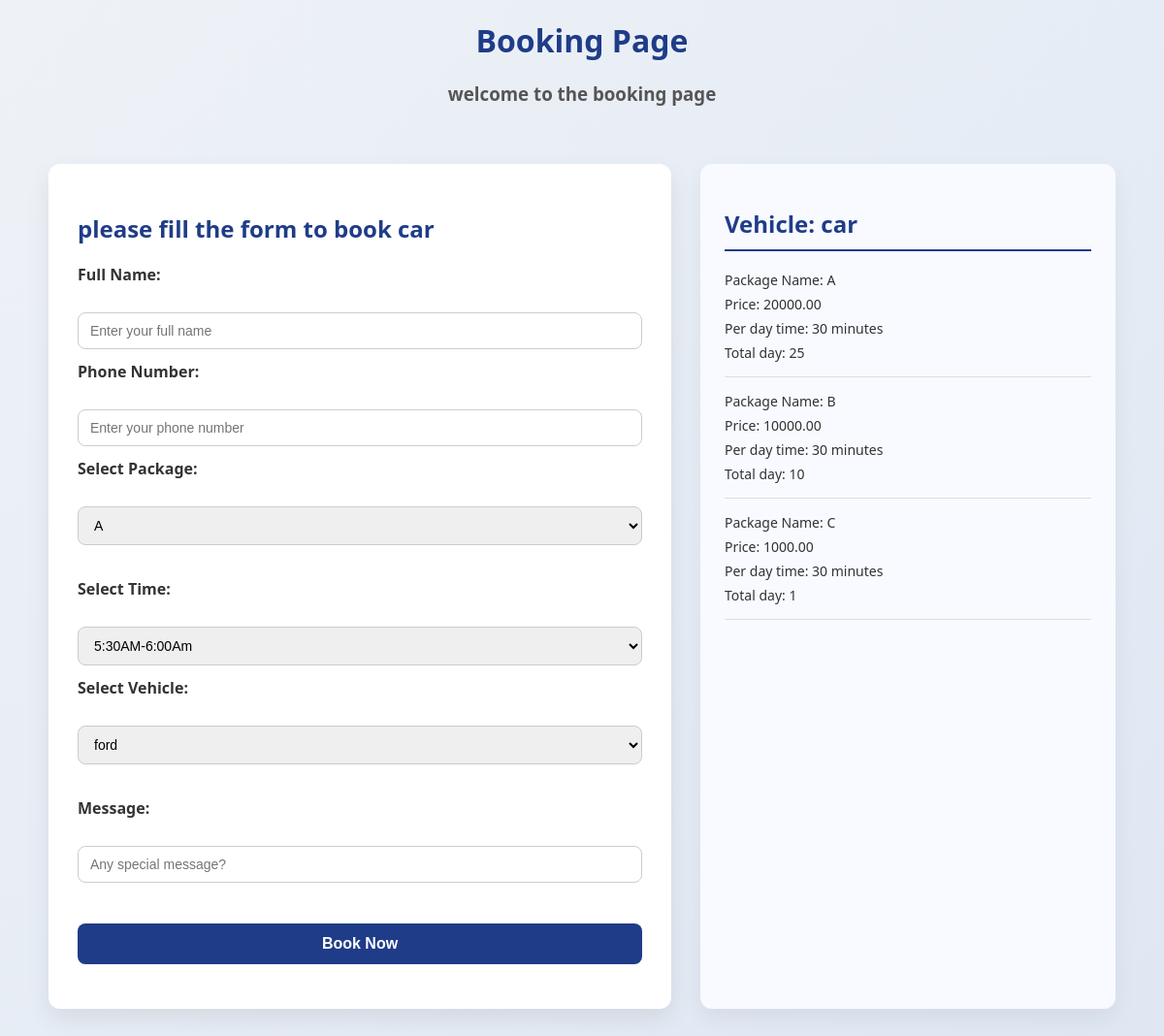
Page /booking/?vehicle=1&type=car on the committed database.
### base/models.py (models this page shows, shortened)
class Catogery(models.Model):
    name = models.CharField(max_length=100)

class Package(models.Model):
    vehicle=models.ForeignKey(Catogery, on_delete=models.CASCADE)
    package_name=models.CharField(max_length=200)
    price=models.DecimalField(max_digits=10, decimal_places=2)
    time=models.CharField(max_length=100)
    duration_days=models.IntegerField()

### base/views.py (the view, shortened to what this page needs)
# urls.py: path('booking/',views.booking, name='booking'),
def booking(request):
    selected_vehicle_id = request.GET.get('vehicle')
    selected_vehicle_name = request.GET.get('type')
    packages = Package.objects.filter(vehicle__name=selected_vehicle_name)
    vehicles = Vehicle.objects.filter(catogery__name=selected_vehicle_name)
    active_booked_timeslot_ids = Booking.objects.filter(
        is_active=True,
        vehicle_id=selected_vehicle_id
    ).values_list('trial_time__time_id', flat=True)
    available_trial_times = Timeslot.objects.exclude(
        id__in=active_booked_timeslot_ids
    )
    return render(request, 'booking.html', {
        'packages': packages,
        'vehicle': vehicles,
        'available_trial_times': available_trial_times,
        'selected_vehicle_id': selected_vehicle_id,
        'selected_vehicle_name': selected_vehicle_name
    })

### templates/booking.html (shortened to what this page needs)
<h1>Booking Page</h1>
<h3>welcome to the booking page</h3>
<div class ="booking-container">
    <div>
        <h2>please fill the form to book {{ selected_vehicle_name }}</h2>
        <form action="" method="post">
            <label for="fname">Full Name:</label><br>
            <input type="text" id="fname" name="fname" placeholder="Enter your full name"><br>
            <label for="phone">Phone Number:</label><br>
            <input type="tel" id="phone" name="phone" placeholder="Enter your phone number"><br>
            <label for="package">Select Package:</label><br>
            <select id="package" name="package">
                {% for i in packages %}
                <option value="{{i.id}}">{{i.package_name}}</option>
                {% endfor %}
            </select><br><br>
            <label>Select Time:</label><br>
<select name="time" required>
    {% for i in available_trial_times %}
        <option value="{{ i.id }}">
            {{ i.time}}
        </option>
    {% endfor %}
</select><br>
            <label for="vehicle">Select Vehicle:</label><br>
            <select id="vehicle" name="vehicle">
    {% for i in vehicle %}
        <option value="{{ i.id }}"
            {% if i.id|stringformat:"s" == selected_vehicle_id %}
                selected
            {% endif %}
        >
            {{ i.name }}
        </option>
    {% endfor %}
</select><br><br>
            <label for="message">Message:</label><br>
            <input type="text" id="message" name="message" placeholder="Any special message?"><br><br>
            <input type="submit" value="Book Now">
        </form>
    </div>
    <div>
        <h2>Vehicle: {{ selected_vehicle_name }}</h2>
   {% for i in packages %}
        <p>Package Name: {{i.package_name}}</p>
        <p>Price: {{i.price}}</p>
        <p>Per day time: {{i.time}}</p>
        <p>Total day: {{i.duration_days}}</p>
        <hr>
   {% endfor %}
    </div>

### templates/booking.html (style rules this page uses)
h1 { text-align: center; margin-top: 20px; color: #1f3c88; }
h3 { text-align: center; color: #555; margin-bottom: 30px; }
.booking-container { max-width: 1100px; margin: auto; display: grid; grid-template-columns: 3fr 2fr; gap: 30px; padding: 30px; }
.booking-container > div:first-child { background: #ffffff; padding: 30px; border-radius: 12px; box-shadow: 0 10px 25px rgba(0, 0, 0, 0.08); }
.booking-container h2 { margin-bottom: 20px; color: #1f3c88; }
label { font-weight: 600; margin-top: 12px; display: block; }
input[type="text"], input[type="tel"], select { width: 100%; padding: 10px 12px; margin-top: 6px; border-radius: 8px; border: 1px solid #ccc; font-size: 14px; transition: 0.3s; }
input[type="submit"] { margin-top: 20px; width: 100%; padding: 12px; background: #1f3c88; color: #fff; border: none; border-radius: 8px; font-size: 16px; font-weight: bold; cursor: pointer; transition: 0.3s; }
.booking-container > div:last-child { background: #f8faff; padding: 25px; border-radius: 12px; box-shadow: 0 10px 25px rgba(0, 0, 0, 0.06); }
.booking-container > div:last-child h2 { border-bottom: 2px solid #1f3c88; padding-bottom: 10px; margin-bottom: 20px; }
.booking-container > div:last-child p { margin: 6px 0; font-size: 14px; }
.booking-container hr { border: none; border-top: 1px solid #ddd; margin: 15px 0; }
.booking-container { display:grid; grid-template-columns: 3fr 2fr ; }

### rows in the picture
Catogery: name "car"
Package: package_name "A", price "20000.00", time "30 minutes", duration_days "25"
Package: package_name "B", price "10000.00", time "30 minutes", duration_days "10"
Package: package_name "C", price "1000.00", time "30 minutes", duration_days "1"

### other values in the picture
form field package "A"
form field time "5:30AM-6:00Am"
form field vehicle "ford"
